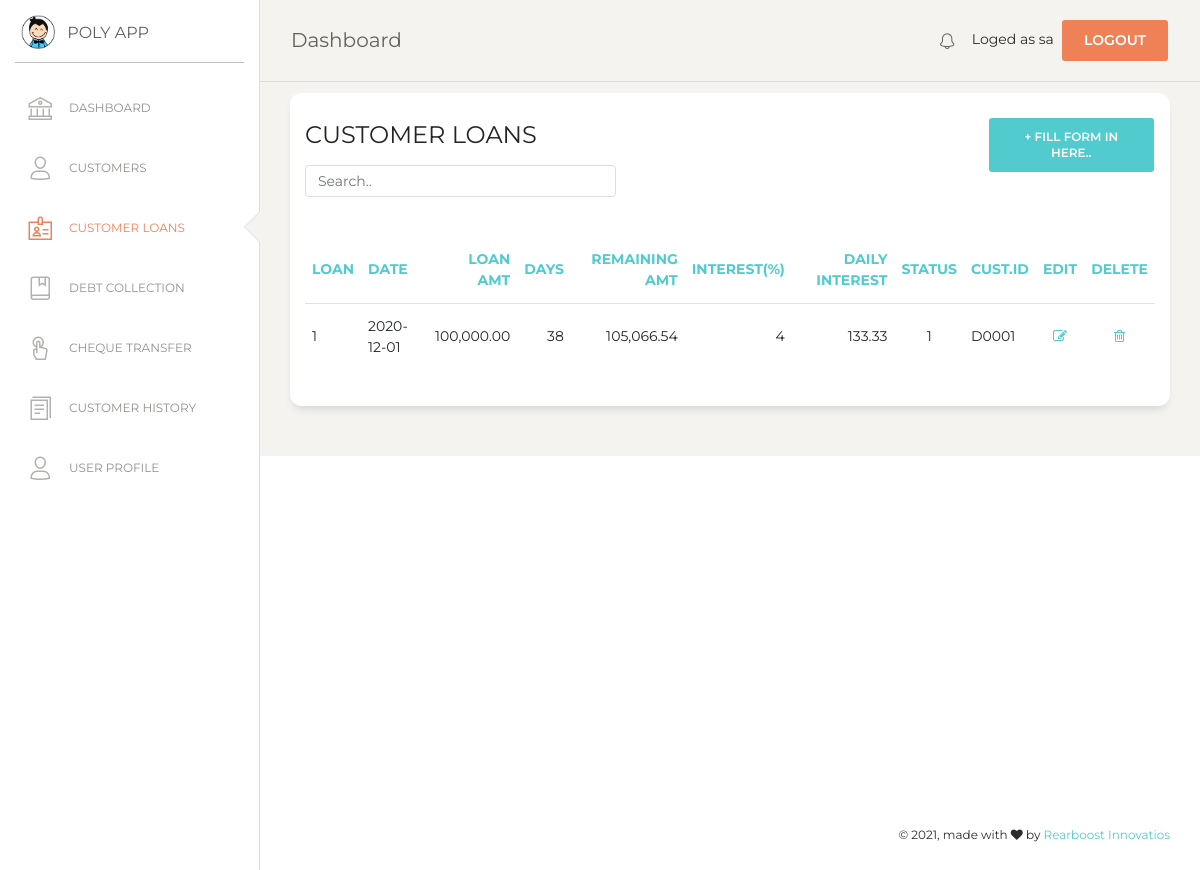
/customer_loan.php (signed in), run on an earlier commit of the app's database.
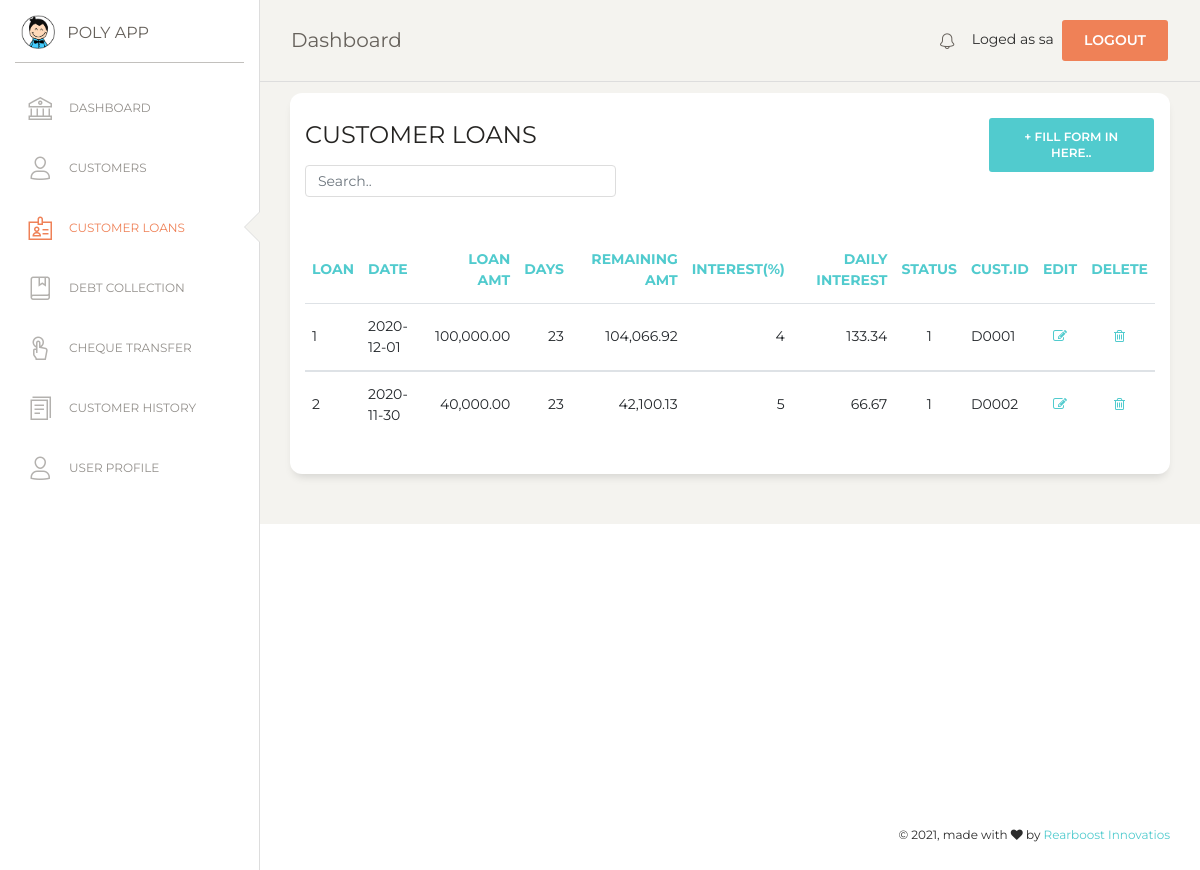
And on a later commit of the database.
### tables this page shows
CREATE TABLE `loan` (
  `loan_no` int(7) NOT NULL,
  `l_date` date NOT NULL,
  `amount` double(10,2) NOT NULL,
  `interest` int(5) NOT NULL,
  `value_of_interest` double(10,2) NOT NULL,
  `cust_id` varchar(10) NOT NULL,
  `l_status` tinyint(4) NOT NULL
);

### customer_loan.php (the view, shortened to what the changed rows need)
<?php
if (!isset($_SESSION['loged_user'])) {
    header('location: login.php');
}else {
$con = mysqli_connect(DB_HOSTNAME,DB_USERNAME,DB_PASSWORD);
mysqli_select_db($con,DB_NAME);
?>
<!DOCTYPE html>
<html lang="en">
<head>
  <link href="https://maxcdn.bootstrapcdn.com/font-awesome/latest/css/font-awesome.min.css" rel="stylesheet">
  <link href="assets/css/bootstrap.min.css" rel="stylesheet" />
  <link href="assets/css/paper-dashboard.css?v=2.0.1" rel="stylesheet" />
  <link href="assets/demo/demo.css" rel="stylesheet" />
</head>
<body class="">
  <div class="wrapper ">
    <div class="main-panel">
      <div class="content">
      <div class="row">
          <div class="col-md-12">
            <div class="card">
              <div class="card-body">
                <div class="table-responsive">
                  <table class="table" id="myTable">
                    <thead class="text-primary">
                      <th>                      Loan</th>
                      <th>                      Date</th>
                      <th class="text-right">   Loan Amt</th>
                      <th class="text-right">   Days</th>
                      <th class="text-right">   Remaining Amt</th>
                      <th class="text-right">   Interest(%)</th>
                      <th class="text-right">   Daily Interest</th>
                      <th class="text-center">  Status</th>
                      <th>                      cust.ID</th>
                      <th class="text-center">  Edit 				</th>
                      <th class="text-center">  Delete 			</th>
                    </thead>
                    <tbody>
                      <?php
                      $sql=mysqli_query($con,"SELECT * FROM loan");
                      $numRows = mysqli_num_rows($sql);
                      if($numRows > 0) {
                        while($row = mysqli_fetch_assoc($sql)) {
                          $loan_no  = $row['loan_no'];
                          $l_date   = strtotime($row['l_date']);
                          $loan_amt = $row['amount'];
                          $interest = $row['value_of_interest'];
                        $check = mysqli_query($con,"SELECT * FROM (SELECT * FROM loan_installement WHERE loan_installement.loan_no = '$loan_no') V ORDER BY V.id DESC LIMIT 1;");
                        $data1 = mysqli_fetch_array($check);
                        $li_date         = strtotime($data1['li_date']);
                        $remaining_amt   = $data1['remaining_amt'];
                        $now_date        = time();
                        if(empty($remaining_amt))
                        {
                           $pre_date   = $l_date;
                           $remain_amt = $loan_amt;
                           $Days = round(($now_date-$pre_date) / (60 * 60 * 24))-1;
                           $remain_amount = ($remain_amt + ($interest*$Days));
                        }
                        else if($remaining_amt==0){
                           $Days = 0;
                           $remain_amount = 0.00;
                        }
                        else
                        {
                           $pre_date   = $li_date;
                           $remain_amt = $remaining_amt;
                           $Days = round(($now_date-$pre_date) / (60 * 60 * 24))-1;
                           $remain_amount = ($remain_amt + ($interest*$Days));
                        }
                          ?>
                    <tr>
                      <td>                   <?php echo $row['loan_no']?>  </td>
                      <td>                   <?php echo $row['l_date']?>   </td>
                      <td class="text-right"><?php echo number_format($row['amount'],2)?>  </td>
                      <td class="text-right"><?php echo $Days; ?>   </td>
                      <td class="text-right"><?php echo number_format($remain_amount,2);?></td>
                      <td class="text-right"><?php echo $row['interest']?> </td>
                      <td class="text-right"><?php echo number_format($row['value_of_interest'],2)?> </td>
                      <td class="text-center"><?php echo $row['l_status'] ?> </td>
                      <td>                    <?php echo $row['cust_id'] ?>  </td>
                      <td class="text-center">
                        <a href="#" onclick="editView(<?php echo $row['loan_no']; ?>)" name="edit">
                        <i class="fa fa-pencil-square-o" aria-hidden="true"></i></a>
                      </td>
                      <td class="text-center">
                        <a href="#" onclick="confirmation('event','<?php echo $row['loan_no']; ?>')"  name="delete">
                        <i class="fa fa-trash-o" aria-hidden="true"></i></a>
                      </td>
                    </tr>
                    </tbody>
                           <?php
                        }
                      }
                    ?>
                    </table>
                </div>
              </div>
              </div>
            </div>
          </div>
          </div>
        </div>
        </div>
</body>
</html>
<?php
}
?>

What changed in the data, as far as the page shows it:
changed loan id 1: l_date "38" → "23"; remain_amount "105,066.54" → "104,066.92"; value_of_interest "133.33" → "133.34"
added loan: loan_no "2", l_date "2020-11-30", amount "40,000.00", Days "23", remain_amount "42,100.13", interest "5", value_of_interest "66.67", l_status "1", cust "D0002"
